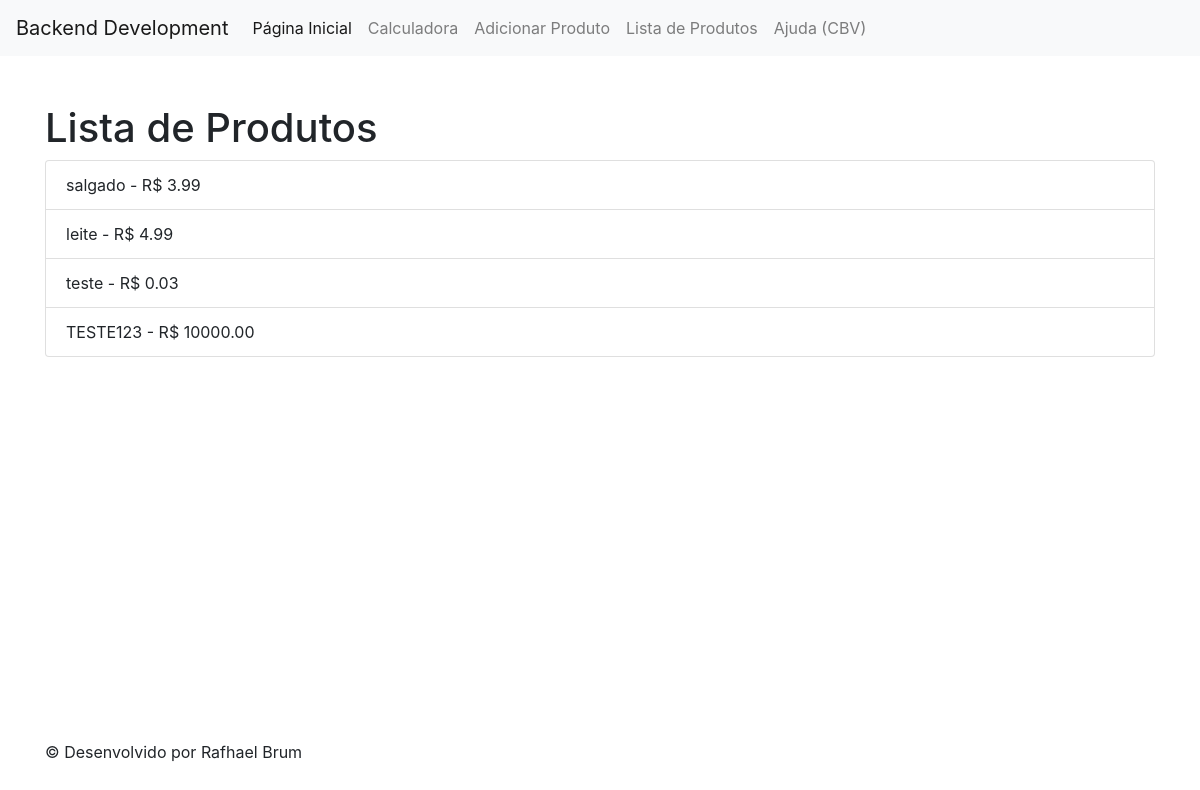
/lista-produtos/, run on the app's committed database.
### app/models.py (models this page shows, shortened)
class Produto(models.Model):
    nome = models.CharField(max_length=200)
    preco = models.DecimalField(max_digits=10, decimal_places=2)
    descricao = models.TextField()
    quantidade_estoque = models.IntegerField()

### app/views.py (the view)
# urls.py: path('lista-produtos/', views.lista_produtos, name='lista-produtos'),
def lista_produtos(request):
    produtos = Produto.objects.all()
    return render(request, 'lista_produtos.html', {'produtos': produtos})

### app/templates/lista_produtos.html (shortened to what this page needs)
<!DOCTYPE html>
<html>
<head>
    <link rel="stylesheet" href="https://maxcdn.bootstrapcdn.com/bootstrap/4.5.2/css/bootstrap.min.css">
</head>
<body>
    {% extends 'base.html' %}
    {% block content %}
        <div class="container mt-5">
            <h1>Lista de Produtos</h1>
            <ul class="list-group">
                {% for produto in produtos %}
                    <li class="list-group-item">{{ produto.nome }} - R$ {{ produto.preco }}</li>
                {% endfor %}
            </ul>
        </div>
    {% endblock %}

### app/templates/base.html (style rules this page uses)
body { margin: 0; padding: 0; }

### data on the page
Produto: nome "salgado", preco "3.99"
Produto: nome "leite", preco "4.99"
Produto: nome "teste", preco "0.03"
Produto: nome "TESTE123", preco "10000.00"
